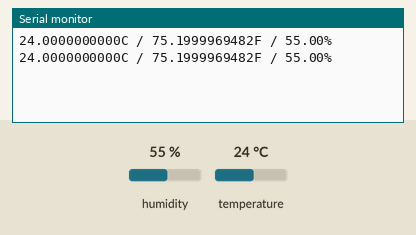
Simulated run of this sketch. Board: Arduino Uno, built with avr-gcc and run on an emulated ATmega328P. On the bench: the last lines printed to the serial monitor. Inputs (shaded band) come from the test bench; at power-on: humidity 55 %, temperature 24 °C.

Above: at 2.2 s.
2.3 s: humidity set to 22 %
At 3.7 s:
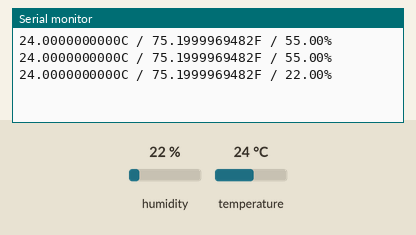
3.8 s: temperature set to 12 °C
At 5.1 s:
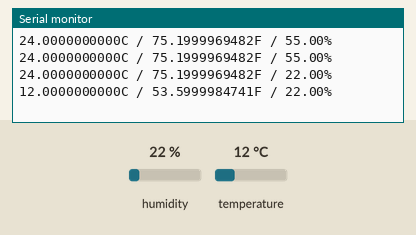
5.3 s: humidity set to 40 %
At 6.2 s:
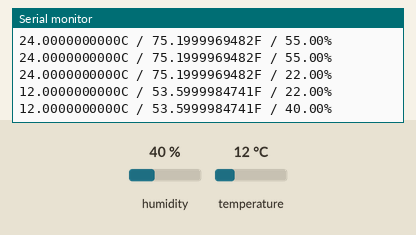
Timing chart, 0 to 8.3 s (numbered marks = the images above; inputs shaded):
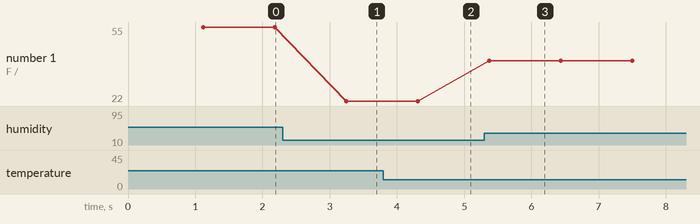

Measured:
- after the input at 2.3 s, the serial monitor: prints a new line after 0.95 s (image 1)
- after the input at 3.8 s, the serial monitor: prints a new line after 0.51 s (image 2)
- after the input at 5.3 s, the serial monitor: prints a new line after 0.08 s (image 3)
- plotted number 1: 55 → 22 after the input at 2.3 s, 22 → 40 after the input at 5.3 s

The sketch:

SHT11_QuickRead.ino
```cpp
// (licence header left out)
#include <SHT1x.h>

// Specify data and clock connections and instantiate SHT1x object
#define sdaPin  20
#define sclPin 21
SHT1x sht1x(sdaPin, sclPin);

void setup() {
  Serial.begin(19200); // Open serial connection to report values to host

  sht1x.readTemperatureC();
  sht1x.readTemperatureF();
  sht1x.readHumidity();

  delay(1000);
}

void loop() {
  float temp_c;
  float temp_f;
  float humidity;

  // Read values from the sensor
  temp_c = sht1x.readTemperatureC();
  temp_f = sht1x.readTemperatureF();
  humidity = sht1x.readHumidity();

  // Print the values to the serial port
  Serial.print(temp_c, DEC);
  Serial.print("C / ");
  Serial.print(temp_f, DEC);
  Serial.print("F / ");
  Serial.print(humidity);
  Serial.println("%");

  delay(1000);  // Must allow ~5sec b/w reads to prevent self-heating
}
```
